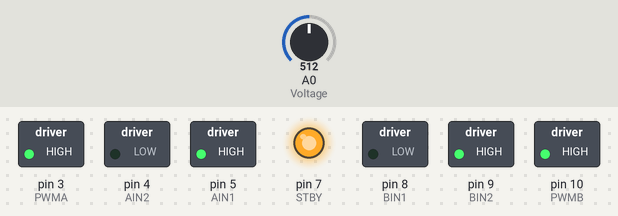
A sketch run on a simulated Arduino Uno, built with avr-gcc and run on an emulated ATmega328P. Parts: switched loads named in the sketch (green lamp = pin HIGH), output pins drawn as LEDs (lit = HIGH). The inputs (shaded band) are chosen by the test bench; at power-on: A0 (Voltage) = 512. What the sketch prints to the serial monitor is not drawn.

Above: at 0.1 s.
Timing chart, 0 to 1.6 s (numbered marks = the images above):
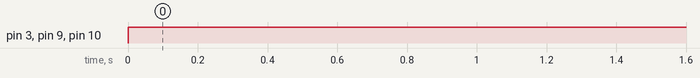

Measured:
- by itself, pin 3 (PWMA), pin 9 (BIN2), pin 10 (PWMB): LOW → HIGH at 0.00 s

The sketch:

TB6612motor_ArduinoUNO_Demo.ino
```cpp
///////////////////TB6612引脚接线///////////////////////////
//直流电机----------TB6612丝印标识----------ArduinoUNO主板引脚
//                     PWMA-----------------3
//                     AIN2-----------------4
//                     AIN1-----------------5
//                     STBY-----------------7
//                     BIN1-----------------8
//                     BIN2-----------------9
//                     PWMB-----------------10
//                     GND------------------GND
//                     ADC------------------A0 (只有带TB6612带稳压模块版才有ADC测量电池电压功能)
//                     VM-------------------12V电池
//                     VCC------------------5V  （使用带有稳压模块版时，接线变动如下：  5V---------5V  板子可向arduino供电）
//                     GND------------------GND
//电机A正极-------------AO1
//电机A负极-------------A02
//电机B负极-------------BO2
//电机B正极-------------BO1
//                     GND-----------------GND
//直流电机----------TB6612丝印标识----------ArduinoUNO主板引脚

//定义引脚名称
#define PWMA 3  //3为模拟引脚，用于PWM控制
#define AIN1 5
#define AIN2 4
#define PWMB 10  //10为模拟引脚，用于PWM控制
#define BIN1 8
#define BIN2 9
#define STBY 7  //2、4、8、12、7为数字引脚，用于开关量控制
#define Voltage A0 //使用模拟引脚

int PwmA, PwmB;
double V;

void setup() {
  //TB6612电机驱动模块控制信号初始化
  pinMode(AIN1, OUTPUT);//控制电机A的方向，(AIN1, AIN2)=(1, 0)为正转，(AIN1, AIN2)=(0, 1)为反转
  pinMode(AIN2, OUTPUT);
  pinMode(BIN1, OUTPUT);//控制电机B的方向，(BIN1, BIN2)=(0, 1)为正转，(BIN1, BIN2)=(1, 0)为反转
  pinMode(BIN2, OUTPUT);
  pinMode(PWMA, OUTPUT);//A电机PWM
  pinMode(PWMB, OUTPUT);//B电机PWM
  pinMode(STBY, OUTPUT);//TB6612FNG使能, 置0则所有电机停止, 置1才允许控制电机

  //初始化TB6612电机驱动模块
  digitalWrite(AIN1, 1);
  digitalWrite(AIN2, 0);
  digitalWrite(BIN1, 1);
  digitalWrite(BIN2, 0);
  digitalWrite(STBY, 1);
  analogWrite(PWMA, 0);
  analogWrite(PWMB, 0);

 //初始化串口，用于输出电池电压
  Serial.begin(9600);
  pinMode(Voltage,INPUT); //初始化作为输入端
}

/**************************************************************************
函数功能：设置指定电机转速
入口参数：指定电机motor，motor=1（2）代表电机A（B）； 指定转速pwm，大小范围为0~255，代表停转和满速
返回  值：无
**************************************************************************/
void SetPWM(int motor, int pwm)
{
  if(motor==1&&pwm>=0)//motor=1代表控制电机A，pwm>=0则(AIN1, AIN2)=(1, 0)为正转
  {
    digitalWrite(AIN1, 1);
    digitalWrite(AIN2, 0);
    analogWrite(PWMA, pwm);
  }
  else if(motor==1&&pwm<0)//motor=1代表控制电机A，pwm<0则(AIN1, AIN2)=(0, 1)为反转
  {
    digitalWrite(AIN1, 0);
    digitalWrite(AIN2, 1);
    analogWrite(PWMA, -pwm);
  }
  else if(motor==2&&pwm>=0)//motor=2代表控制电机B，pwm>=0则(BIN1, BIN2)=(0, 1)为正转
  {
    digitalWrite(BIN1, 0);
    digitalWrite(BIN2, 1);
    analogWrite(PWMB, pwm);
  }
  else if(motor==2&&pwm<0)//motor=2代表控制电机B，pwm<0则(BIN1, BIN2)=(1, 0)为反转
  {
    digitalWrite(BIN1, 1);
    digitalWrite(BIN2, 0);
    analogWrite(PWMB, -pwm);
  }
}

void loop()
{
  SetPWM(1, 255);//电机AB同时满速正转
  SetPWM(2, 255);
  V=analogRead(Voltage); //读取模拟引脚A0模拟量
  Serial.print(V*0.05371);  //对模拟量转换并通过串口输出
  Serial.println("V");
  delay(500);//正转3s

//  SetPWM(1, 0);//电机AB停止
//  SetPWM(2, 0);
//  delay(1000);//停止1s
//
//  SetPWM(1, 128);//电机AB同时半速正转
//  SetPWM(2, 128);
//  delay(3000);//半速正转3s
//
//  SetPWM(1, 0);//电机AB停止
//  SetPWM(2, 0);
//  delay(1000);//停止1s
//
//  SetPWM(1, -255);//电机AB同时满速反转
//  SetPWM(2, -255);
//  delay(3000);//反转3s
//
//  SetPWM(1, 0);//电机AB停止
//  SetPWM(2, 0);
//  delay(1000);//停止1s
//
//  SetPWM(1, 255);//电机A满速正转
//  SetPWM(2, -255);//电机B满速反转
//  delay(3000);//持续3s
//
//  SetPWM(1, 0);//电机AB停止
//  SetPWM(2, 0);
//  delay(1000);//停止1s
}
```
